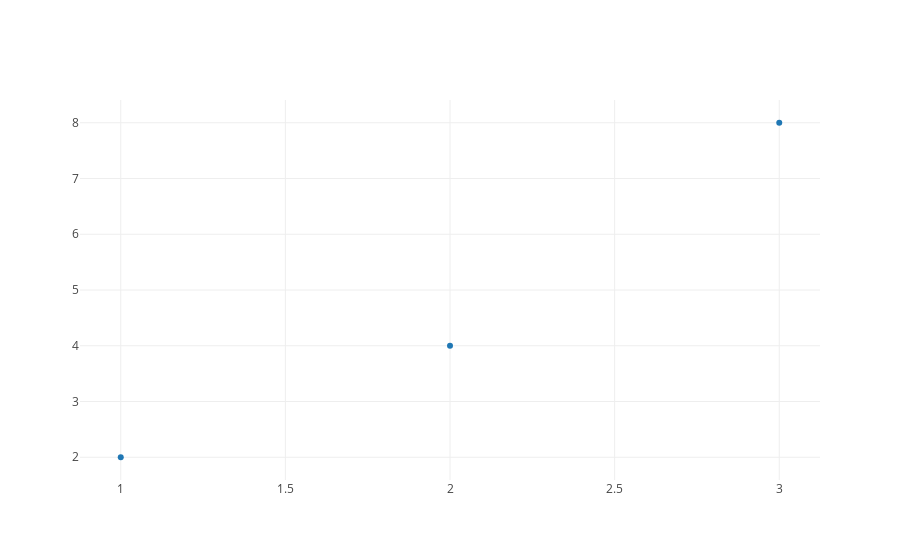

Source (notebook cell):
### Code cell
x = [1, 2, 3]
y = [2, 4, 8]

trace = go.Scatter(
    x=x,
    y=y,
    mode='markers')

data = [trace]
iplot(data)

### Figure 1 — Plotly figure (JSON) as saved in the notebook; plotly's stock layout.template omitted (floating-point values rounded to 4 significant figures)
{"data": [{"mode": "markers", "type": "scatter", "uid": "c5ce6eeb-ef78-48d9-b707-0328c61a9ad8", "x": [1, 2, 3], "y": [2, 4, 8]}], "layout": {"autosize": true, "xaxis": {"autorange": true, "range": [0.8661, 3.134], "type": "linear"}, "yaxis": {"autorange": true, "range": [1.566, 8.434], "type": "linear"}}}
